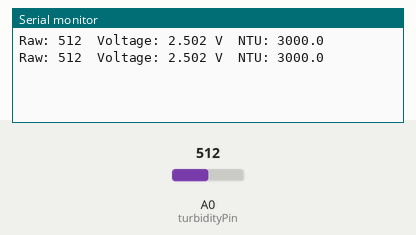
A sketch run on a simulated Arduino Uno, built with avr-gcc and run on an emulated ATmega328P. On the bench: the last lines printed to the serial monitor. The inputs (shaded band) are chosen by the test bench; at power-on: A0 (turbidityPin) = 512.

Above: at 1.8 s.
1.9 s: A0 (turbidityPin) set to 716
At 2.5 s:
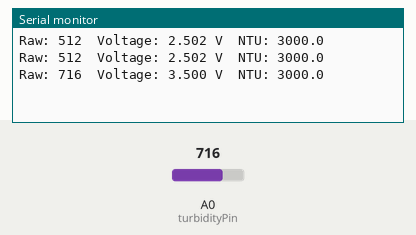
3.4 s: A0 (turbidityPin) set to 900
At 4.8 s:
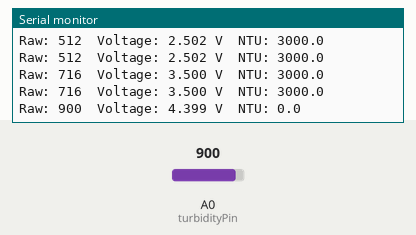
Timing chart, 0 to 6.4 s (numbered marks = the images above; inputs shaded):
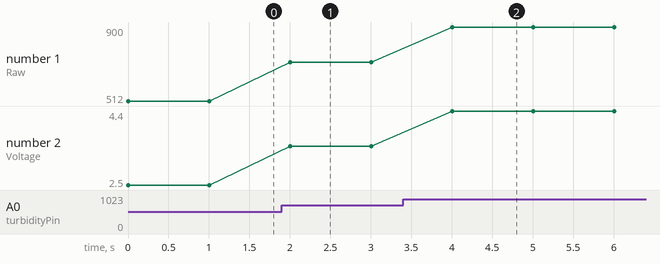

The sketch:

turbidity_sensor_calibrated_code.ino
```cpp
const int turbidityPin = A0;

// Change these after testing your sensor
float clearVoltage = 3.905;   // voltage in clear water
float dirtyVoltage = 3.847;   // voltage in very turbid water

void setup() {
  Serial.begin(9600);
}

void loop() {
  int rawValue = analogRead(turbidityPin);
  float voltage = rawValue * (5.0 / 1023.0);

  float ntu = (clearVoltage - voltage) * (3000.0 / (clearVoltage - dirtyVoltage));

  if (ntu < 0) ntu = 0;
  if (ntu > 3000) ntu = 3000;

  Serial.print("Raw: ");
  Serial.print(rawValue);
  Serial.print("  Voltage: ");
  Serial.print(voltage, 3);
  Serial.print(" V  NTU: ");
  Serial.println(ntu, 1);

  delay(1000);
}
```

Measured:
- after the input at 1.9 s, the serial monitor: prints a new line after 0.10 s (image 1)
- after the input at 3.4 s, the serial monitor: prints a new line after 0.61 s (image 2)
- plotted number 1: 512 → 716 after the input at 1.9 s, 716 → 900 after the input at 3.4 s
- plotted number 2: 2.5 → 3.5 after the input at 1.9 s, 3.5 → 4.4 after the input at 3.4 s
